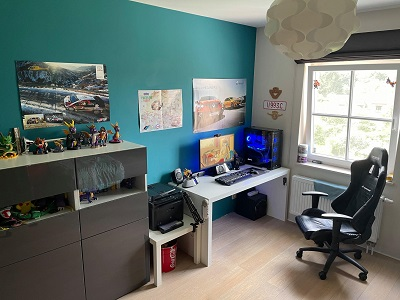
#> input picture images/img_1.jpg, 400 x 300 px
$ python contours.py
#> lines starting #> are read from the running program, lines starting #| are printed output that depends on the picture; after the words box and inside, x2 and y2 are one past the last pixel; in counts of white or black regions, pixels touching at a corner belong together
import cv2 as cv
import numpy as np

img = cv.imread('images/img_1.jpg')
#> img is the input picture: shape (300, 400, 3); mean B, G, R 110.3, 114.5, 104.6

cv.imshow('Image', img)
# print(img.shape[:2])

blank = np.zeros(img.shape[:3], dtype='uint8')
# cv.imshow('Blank', blank)

gray = cv.cvtColor(img, cv.COLOR_BGR2GRAY)
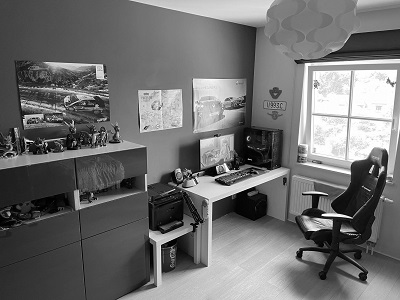
#> gray: shape (300, 400); min 0, max 255, mean 111.1
cv.imshow('Gray Image', gray)

# blur = cv.GaussianBlur(img, (5, 5), cv.BORDER_DEFAULT)
# cv.imshow('Blur Image', blur)

canny = cv.Canny(img, 125, 175)
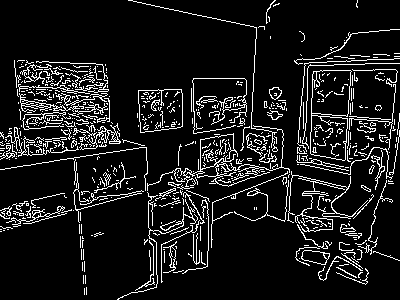
#> canny: shape (300, 400); 10.4% white in thin lines or dots
cv.imshow('Canny', canny)

ret, thresh = cv.threshold(gray, 125, 255, cv.THRESH_BINARY)
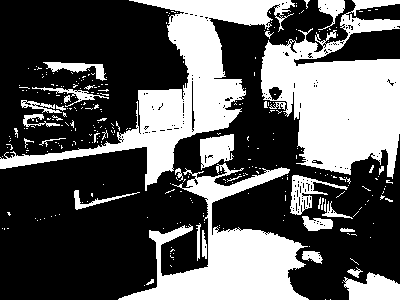
#> thresh: shape (300, 400); 36.1% white; 306 white regions (265 under 20 px)
cv.imshow('Thresh', thresh)


contours, hierarchies = cv.findContours(thresh, cv.RETR_LIST, cv.CHAIN_APPROX_SIMPLE)
#> contours = 579 contours, 551 with area under 20; largest, box (x1, y1, x2, y2) and area: (261, 0, 400, 179) 13873, (0, 0, 295, 191) 11982, (118, 163, 309, 300) 9317, (343, 272, 400, 300) 1046, (200, 134, 234, 170) 802
# print((contours))

cv.drawContours(blank, contours, -1, (0, 0, 255))
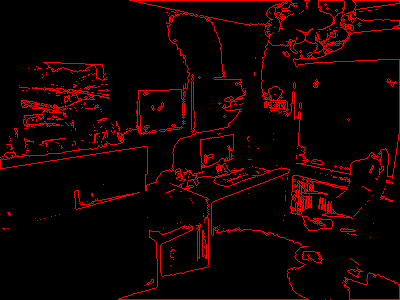
#> blank: shape (300, 400, 3); mean of channels 0, 1, 2 0, 0, 17.2; drawn as B, G, R
cv.imshow('Contures Drawn', blank)

cv.waitKey(0)

$ run again, with images/img_3.jpg copied over images/img_1.jpg
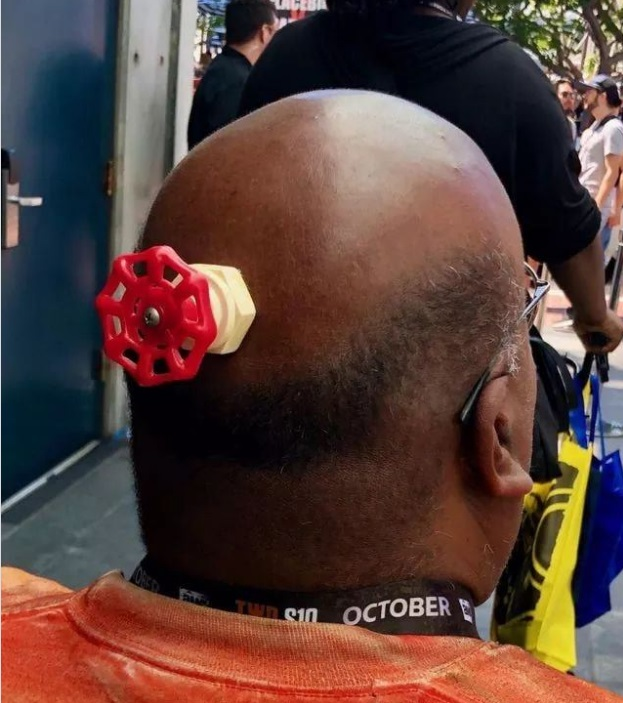
#> input picture images/img_3.jpg, 623 x 703 px
#> img is the input picture: shape (703, 623, 3); mean B, G, R 58, 63.8, 89.4
#> `canny = cv.Canny(img, 125, 175)`:
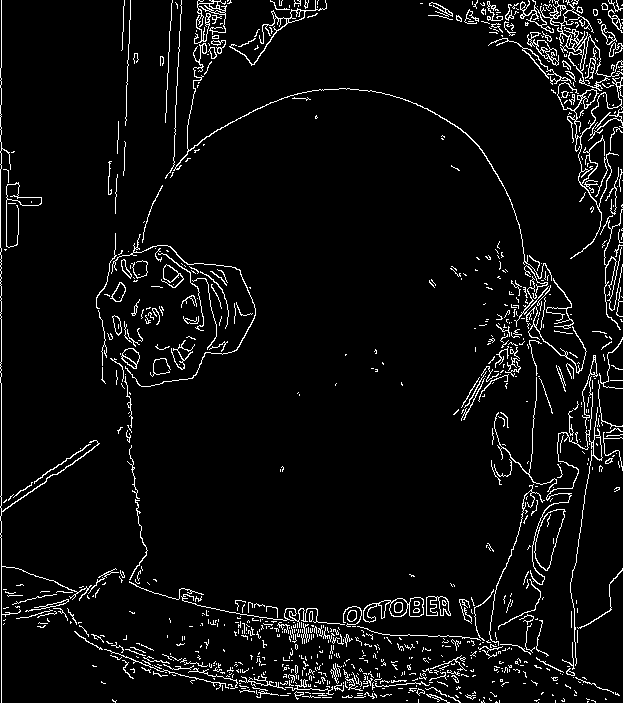
#> canny: shape (703, 623); 5.2% white in thin lines or dots
#> thresh: shape (703, 623); 17.8% white; 489 white regions (391 under 20 px)
#> contours = 824 contours, 719 with area under 20; largest, box (x1, y1, x2, y2) and area: (254, 89, 586, 373) 21400, (345, 433, 623, 703) 18081, (116, 0, 172, 256) 7183, (575, 93, 623, 265) 3872, (157, 246, 256, 354) 3400
#> `cv.drawContours(blank, contours, -1, (0, 0, 255))`:
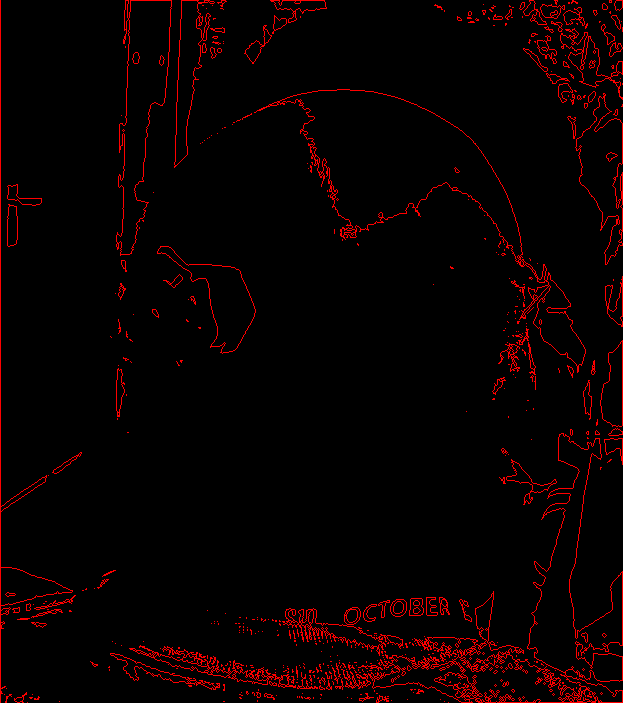
#> blank: shape (703, 623, 3); mean of channels 0, 1, 2 0, 0, 9.7; drawn as B, G, R

$ run again, with images/img_4.jpg copied over images/img_1.jpg
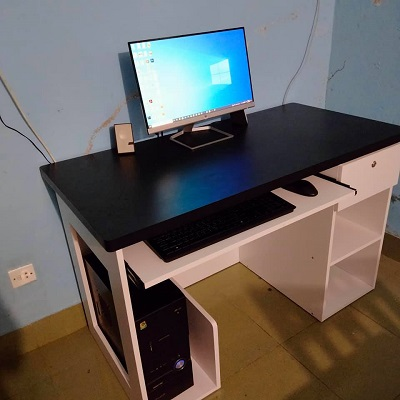
#> input picture images/img_4.jpg, 400 x 400 px
#> img is the input picture: shape (400, 400, 3); mean B, G, R 94.2, 97.4, 102.6
#> canny: shape (400, 400); 4.3% white in thin lines or dots
#> `ret, thresh = cv.threshold(gray, 125, 255, cv.THRESH_BINARY)`:
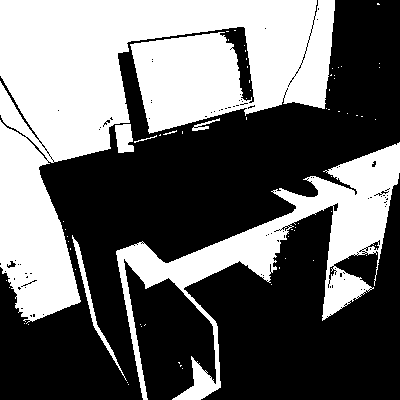
#> thresh: shape (400, 400); 41.4% white; 68 white regions (61 under 20 px)
#> contours = 258 contours, 247 with area under 20; largest, box (x1, y1, x2, y2) and area: (0, 0, 335, 324) 48341, (116, 142, 400, 400) 15287, (72, 235, 127, 381) 454, (115, 124, 134, 153) 388, (192, 118, 220, 131) 70
#> `cv.drawContours(blank, contours, -1, (0, 0, 255))`:
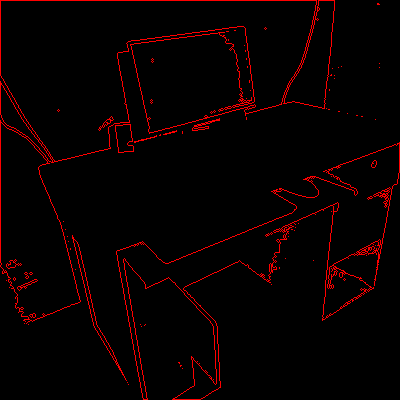
#> blank: shape (400, 400, 3); mean of channels 0, 1, 2 0, 0, 8.8; drawn as B, G, R
